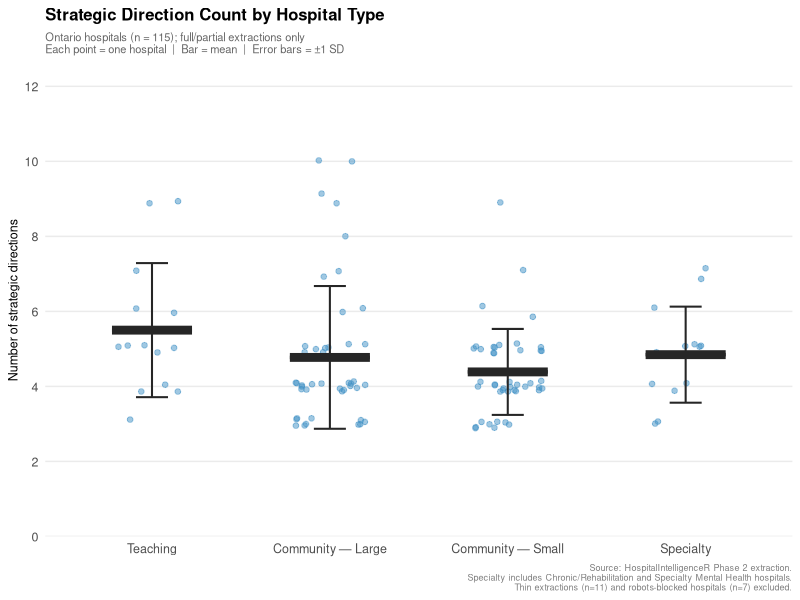
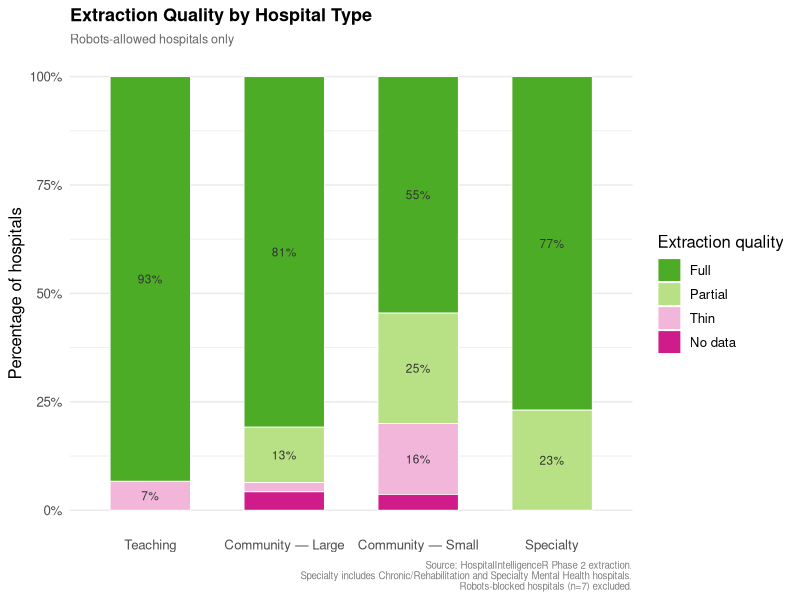

The R script that drew these images, in order:
# =============================================================================
# analysis/scripts/01a_plan_volume.R
# HospitalIntelligenceR — Direction 1a: Plan Volume vs. Hospital Type
#
# QUESTION:
#   Do larger/more complex hospitals produce more substantive strategic plans,
#   as measured by number of strategic directions?
#
# APPROACH:
#   - Unit of analysis: hospital (one row per hospital, from spine)
#   - Primary variable: n_directions (count of extracted direction rows)
#   - Grouping variable: hospital_type_group (from registry)
#   - Exclusions:
#       * thin extraction quality — direction count unreliable (extraction failure
#         cannot be distinguished from genuinely thin plan at this stage)
#       * no_data — no extraction at all
#       * robots_allowed == FALSE — excluded from all analysis denominators
#   - Community — Medium (n=1) is collapsed into Community — Large for display
#
# OUTPUTS:
#   analysis/outputs/tables/01a_direction_count_by_type.csv
#   analysis/outputs/tables/01a_extraction_quality_by_type.csv
#   analysis/outputs/figures/01a_direction_count_boxplot.png
#   analysis/outputs/figures/01a_extraction_quality_stacked.png
#
# DEPENDENCIES:
#   Requires 'spine' object in environment (from 00_prepare_data.R)
#   OR will load analysis/data/hospital_spine.csv directly if not found.
#
# USAGE:
#   source("analysis/scripts/00_prepare_data.R")   # if not already run
#   source("analysis/scripts/01a_plan_volume.R")
# =============================================================================

suppressPackageStartupMessages({
  library(dplyr)
  library(ggplot2)
  library(readr)
  library(tidyr)
  library(stringr)
})


# =============================================================================
# SECTION 1: Load data
# =============================================================================

if (!exists("spine")) {
  message("'spine' not found in environment — loading from CSV.")
  spine <- read_csv(
    "analysis/data/hospital_spine.csv",
    col_types = cols(.default = col_character(),
                     robots_allowed   = col_logical(),
                     has_extraction   = col_logical(),
                     has_vision       = col_logical(),
                     has_mission      = col_logical(),
                     has_values       = col_logical(),
                     has_purpose      = col_logical(),
                     plan_period_parse_ok = col_logical(),
                     n_directions     = col_integer(),
                     plan_start_year  = col_integer()),
    show_col_types = FALSE
  )
}


# =============================================================================
# SECTION 2: Prepare analytical subset
# =============================================================================

# Collapse Community — Medium into Community — Large (n=1, not analytically
# meaningful as a standalone group). Record the reclassification.
spine_01a <- spine %>%
  mutate(
    type_group = case_when(
      hospital_type_group == "Community — Medium" ~ "Community — Large",
      TRUE                                        ~ hospital_type_group
    ),
    # Ordered factor for consistent display order in plots
    type_group = factor(type_group, levels = c(
      "Teaching",
      "Community — Large",
      "Community — Small",
      "Specialty"
    ))
  )

# Full cohort counts (before exclusions) — for reporting denominators
n_total      <- nrow(spine_01a)
n_robots_blocked <- sum(!spine_01a$robots_allowed, na.rm = TRUE)
n_no_data    <- sum(spine_01a$extraction_quality == "no_data", na.rm = TRUE)
n_thin       <- sum(spine_01a$extraction_quality == "thin", na.rm = TRUE)

cat(sprintf(
  "Cohort: %d total hospitals | %d robots-blocked | %d no_data | %d thin\n",
  n_total, n_robots_blocked, n_no_data, n_thin
))

# Analytical subset: robots-allowed hospitals with usable extraction
# (full or partial — thin excluded from direction count analysis)
spine_usable <- spine_01a %>%
  filter(
    robots_allowed == TRUE,
    extraction_quality %in% c("full", "partial")
  )

n_usable <- nrow(spine_usable)
cat(sprintf("Analytical subset (full/partial, robots-allowed): %d hospitals\n\n", n_usable))


# =============================================================================
# SECTION 3: Direction count summary by hospital type
# =============================================================================

direction_summary <- spine_usable %>%
  group_by(type_group) %>%
  summarise(
    n_hospitals  = n(),
    mean_dirs    = round(mean(n_directions, na.rm = TRUE), 1),
    median_dirs  = median(n_directions, na.rm = TRUE),
    min_dirs     = min(n_directions, na.rm = TRUE),
    max_dirs     = max(n_directions, na.rm = TRUE),
    sd_dirs      = round(sd(n_directions, na.rm = TRUE), 1),
    .groups = "drop"
  ) %>%
  arrange(type_group)

cat("=== Direction count by hospital type (full/partial extractions only) ===\n")
print(as.data.frame(direction_summary))
cat("\n")


# =============================================================================
# SECTION 4: Extraction quality breakdown by hospital type
# =============================================================================

# All robots-allowed hospitals (including thin and no_data) for quality table
quality_summary <- spine_01a %>%
  filter(robots_allowed == TRUE) %>%
  group_by(type_group, extraction_quality) %>%
  summarise(n = n(), .groups = "drop") %>%
  pivot_wider(
    names_from  = extraction_quality,
    values_from = n,
    values_fill = 0
  ) %>%
  # Ensure all quality columns present even if a group has none
  { cols_needed <- c("full", "partial", "thin", "no_data")
  missing     <- setdiff(cols_needed, colnames(.))
  for (col in missing) .[[col]] <- 0L
  . } %>%
  mutate(
    total       = full + partial + thin + no_data,
    pct_usable  = round(100 * (full + partial) / total, 1)
  ) %>%
  select(type_group, total, full, partial, thin, no_data, pct_usable) %>%
  arrange(type_group)

cat("=== Extraction quality by hospital type (robots-allowed hospitals) ===\n")
print(as.data.frame(quality_summary))
cat("\n")


# =============================================================================
# SECTION 5: Write tables
# =============================================================================

dir.create("analysis/outputs/tables", recursive = TRUE, showWarnings = FALSE)

write_csv(direction_summary, "analysis/outputs/tables/01a_direction_count_by_type.csv")
write_csv(quality_summary,   "analysis/outputs/tables/01a_extraction_quality_by_type.csv")

cat("Tables written to analysis/outputs/tables/\n\n")


# =============================================================================
# SECTION 6: Plot 1 — Direction count boxplot by hospital type
# =============================================================================

dir.create("analysis/outputs/figures", recursive = TRUE, showWarnings = FALSE)

# Colour palette — blue spread across all groups, consistent across all 01x scripts
TYPE_COLOURS <- c(
  "Teaching"          = "#08519C",
  "Community — Large" = "#2171B5",
  "Community — Small" = "#6BAED6",
  "Specialty"         = "#BDD7E7"
)

# Jitter with a fixed seed so the plot is reproducible
set.seed(42)

# Mean + SD summary for overlay
dir_mean_sd <- spine_usable %>%
  group_by(type_group) %>%
  summarise(
    mean_n = mean(n_directions, na.rm = TRUE),
    sd_n   = sd(n_directions, na.rm = TRUE),
    .groups = "drop"
  )

p_box <- ggplot(
  spine_usable,
  aes(x = type_group, y = n_directions)
) +
  # Individual hospital points — uniform colour, jittered to separate overlapping integers
  geom_jitter(width = 0.2, height = 0.15, alpha = 0.5, size = 1.6,
              colour = "#4292C6") +
  # Mean bar — thick horizontal segment
  geom_crossbar(
    data    = dir_mean_sd,
    aes(x = type_group, y = mean_n, ymin = mean_n, ymax = mean_n),
    width   = 0.45,
    colour  = "grey15",
    linewidth = 1.2,
    inherit.aes = FALSE
  ) +
  # SD error bars
  geom_errorbar(
    data    = dir_mean_sd,
    aes(x = type_group, y = mean_n,
        ymin = mean_n - sd_n, ymax = mean_n + sd_n),
    width   = 0.18,
    colour  = "grey15",
    linewidth = 0.7,
    inherit.aes = FALSE
  ) +
  scale_y_continuous(
    limits = c(0, 12),
    breaks = seq(0, 12, by = 2),
    expand = expansion(mult = c(0, 0.05))
  ) +
  labs(
    title    = "Strategic Direction Count by Hospital Type",
    subtitle = sprintf(
      "Ontario hospitals (n = %d); full/partial extractions only\nEach point = one hospital  |  Bar = mean  |  Error bars = \u00b11 SD",
      n_usable
    ),
    x = NULL,
    y = "Number of strategic directions",
    caption = paste0(
      "Source: HospitalIntelligenceR Phase 2 extraction.\n",
      "Specialty includes Chronic/Rehabilitation and Specialty Mental Health hospitals.\n",
      "Thin extractions (n=11) and robots-blocked hospitals (n=7) excluded."
    )
  ) +
  theme_minimal(base_size = 11) +
  theme(
    plot.title    = element_text(face = "bold", size = 12),
    plot.subtitle = element_text(colour = "grey40", size = 8),
    plot.caption  = element_text(colour = "grey50", size = 6.5),
    panel.grid.major.x = element_blank(),
    panel.grid.minor.y = element_blank(),
    axis.text.x   = element_text(size = 9),
    axis.text.y   = element_text(size = 9),
    axis.title.y  = element_text(size = 9)
  )

ggsave(
  "analysis/outputs/figures/01a_direction_count_boxplot.png",
  plot   = p_box,
  width  = 7,
  height = 5,
  dpi    = 300
)
cat("Figure saved: 01a_direction_count_boxplot.png\n")


# =============================================================================
# SECTION 7: Plot 2 — Extraction quality stacked bar by hospital type
# =============================================================================

QUALITY_COLOURS <- c(
  "full"    = "#4DAC26",
  "partial" = "#B8E186",
  "thin"    = "#F1B6DA",
  "no_data" = "#D01C8B"
)

quality_long <- spine_01a %>%
  filter(robots_allowed == TRUE) %>%
  mutate(
    extraction_quality = factor(
      extraction_quality,
      levels = c("full", "partial", "thin", "no_data")
    )
  ) %>%
  group_by(type_group, extraction_quality) %>%
  summarise(n = n(), .groups = "drop") %>%
  group_by(type_group) %>%
  mutate(pct = 100 * n / sum(n)) %>%
  ungroup()

p_stack <- ggplot(
  quality_long,
  aes(x = type_group, y = pct, fill = extraction_quality)
) +
  geom_col(width = 0.6, colour = "white", linewidth = 0.3) +
  geom_text(
    aes(label = ifelse(pct >= 5, paste0(round(pct), "%"), "")),
    position = position_stack(vjust = 0.5),
    size = 3, colour = "grey20"
  ) +
  scale_fill_manual(
    values = QUALITY_COLOURS,
    labels = c("Full", "Partial", "Thin", "No data"),
    name   = "Extraction quality"
  ) +
  scale_y_continuous(labels = function(x) paste0(x, "%")) +
  labs(
    title    = "Extraction Quality by Hospital Type",
    subtitle = "Robots-allowed hospitals only",
    x = NULL,
    y = "Percentage of hospitals",
    caption = paste0(
      "Source: HospitalIntelligenceR Phase 2 extraction.\n",
      "Specialty includes Chronic/Rehabilitation and Specialty Mental Health hospitals.\n",
      "Robots-blocked hospitals (n=7) excluded."
    )
  ) +
  theme_minimal(base_size = 12) +
  theme(
    plot.title    = element_text(face = "bold", size = 13),
    plot.subtitle = element_text(colour = "grey40", size = 9),
    plot.caption  = element_text(colour = "grey50", size = 7),
    panel.grid.major.x = element_blank(),
    legend.position = "right"
  )

ggsave(
  "analysis/outputs/figures/01a_extraction_quality_stacked.png",
  plot   = p_stack,
  width  = 7,
  height = 5,
  dpi    = 300
)
cat("Figure saved: 01a_extraction_quality_stacked.png\n")


# =============================================================================
# SECTION 8: Narrative summary
# =============================================================================

cat("\n========== DIRECTION 1a SUMMARY ==========\n")
cat(sprintf("  Analytical cohort:         %d hospitals (full/partial)\n", n_usable))
cat(sprintf("  Excluded — thin:           %d hospitals\n", n_thin))
cat(sprintf("  Excluded — no data:        %d hospitals\n", n_no_data))
cat(sprintf("  Excluded — robots-blocked: %d hospitals\n", n_robots_blocked))
cat("\n  Direction count by type (mean / median):\n")
for (i in seq_len(nrow(direction_summary))) {
  cat(sprintf("    %-22s n=%2d  mean=%.1f  median=%g  range=%g–%g\n",
              as.character(direction_summary$type_group[i]),
              direction_summary$n_hospitals[i],
              direction_summary$mean_dirs[i],
              direction_summary$median_dirs[i],
              direction_summary$min_dirs[i],
              direction_summary$max_dirs[i]))
}
cat("==========================================\n")
